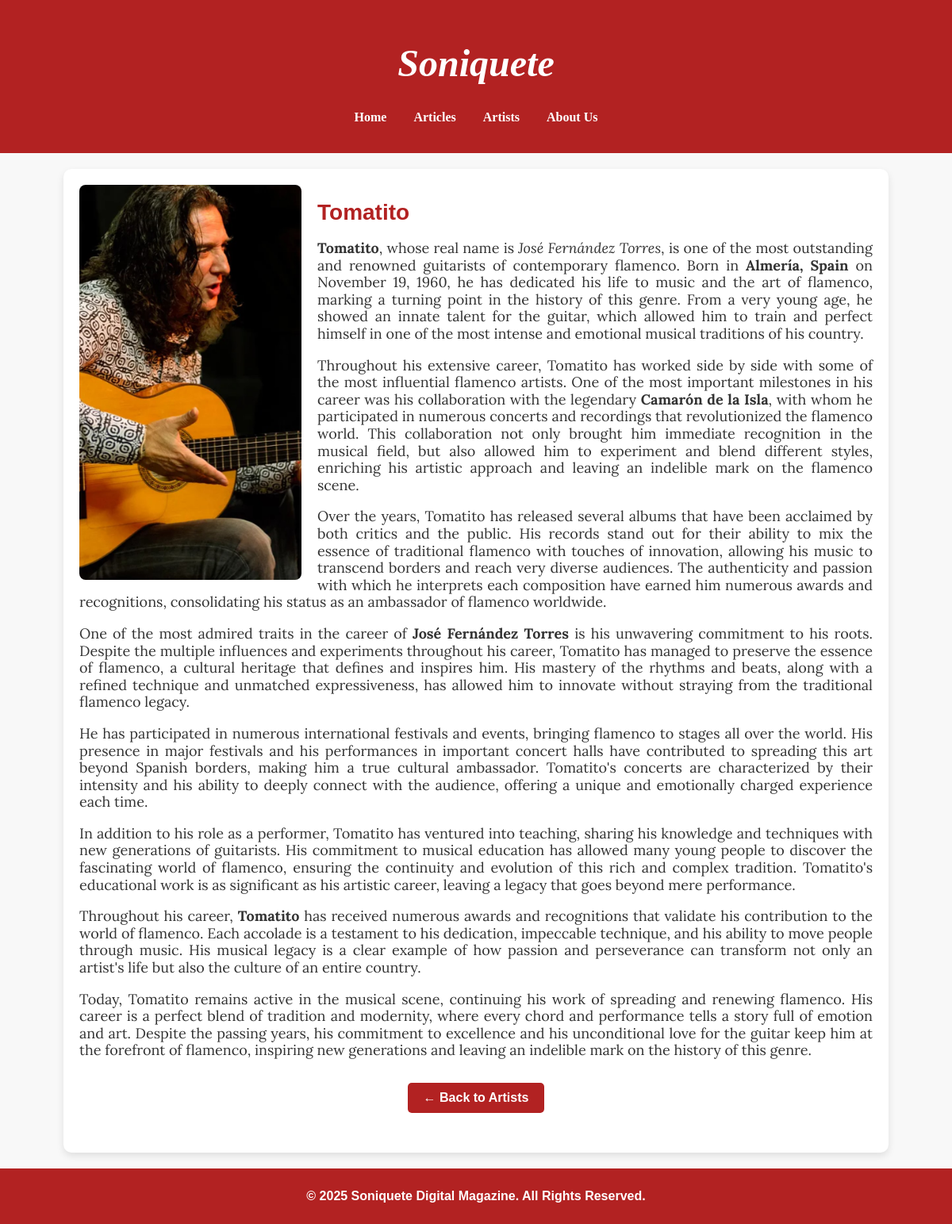
The page /artist.php?id=1 on the database its author committed.
### tables this page shows
CREATE TABLE `artists` (
  `id` int NOT NULL,
  `name` varchar(255) NOT NULL,
  `image` varchar(255) NOT NULL,
  `description` text NOT NULL
);

### artist.php (the view, shortened to what this page needs)
<?php
include 'includes/config.php';
$id = $_GET['id'];
$query = "SELECT * FROM artists WHERE id = ?";
$stmt = $conn->prepare($query);
$stmt->bind_param("i", $id);
$stmt->execute();
$result = $stmt->get_result();
$artist = $result->fetch_assoc();
?>
<!DOCTYPE html>
<html lang="en">
<head>
    <link rel="stylesheet" href="assets/css/header.css">
    <link rel="stylesheet" href="assets/css/artist.css">
    <link rel="stylesheet" href="assets/css/footer.css">
</head>
<body>
    <header>
        <h1>Soniquete</h1>
        <nav>
            <ul>
                <li><a href="index.html">Home</a></li>
                <li><a href="articles.php">Articles</a></li>
                <li><a href="artists.php">Artists</a></li>
                <li><a href="aboutus.html">About Us</a></li>
            </ul>
        </nav>
    </header>
    <div class="artist-container">
        <div class="artist-image">
            <img src="<?= htmlspecialchars($artist['image']) ?>" alt="<?= htmlspecialchars($artist['name']) ?>">
        </div>
        <div class="artist-info">
            <h1><?= htmlspecialchars($artist['name']) ?></h1>
            <?= $artist['description'] ?>
        </div>
        <a href="artists.php" class="back-button">← Back to Artists</a>
    </div>
    <footer>
        <p>&copy; 2025 Soniquete Digital Magazine. All Rights Reserved.</p>
    </footer>
</body>
</html>

### assets/css/header.css (style rules this page uses)
header { background-color: #b22222; color: white; padding: 20px; text-align: center; font-family:Georgia, 'Times New Roman', Times, serif; }
header h1 { font-size: 3em; font-style: italic; color: white; }
nav ul { list-style-type: none; padding: 0; text-align: center; }
nav ul li { display: inline; margin: 0 15px; }
nav ul li a { color: white; text-decoration: none; font-weight: bold; }

### assets/css/artist.css (style rules this page uses)
body { font-family: 'Arial', sans-serif; background-color: #f8f8f8; color: #333; margin: 0; padding: 0; }
.artist-container { max-width: 1000px; margin: 20px auto; padding: 20px; background: white; border-radius: 10px; box-shadow: 0 4px 10px rgba(0, 0, 0, 0.1); overflow: auto; }
.artist-image { float: left; width: 280px; margin-right: 20px; }
.artist-image img { width: 100%; aspect-ratio: 9 / 16; object-fit: cover; border-radius: 8px; }
.artist-info { text-align: left; }
.artist-info h1 { font-size: 28px; color: #b22222; margin-bottom: 10px; }
.artist-info p { font-family: 'Lora','Arial',sans-serif; font-size: 18px; line-height: 1.2; color: #333; text-align: justify; }
.back-button { font-weight: bold; display: block; width: fit-content; margin: 30px auto; padding: 10px 20px; background: #b22222; color: white; text-decoration: none; border-radius: 5px; text-align: center; font-size: 16px; transition: background 0.3s; }

### assets/css/footer.css (style rules this page uses)
footer { background-color: #b22222; color: white; text-align: center; padding: 10px; margin-top: 20px; font-weight: bold; }

### rows shown on the page
artists: image (picture), name "Tomatito", description "Tomatito , whose real name is José Fernández Torres , is one of the most outstanding and renowned guitarists of contemporary flamenco. Born in Almería, Spain on November 19, 1960, he has dedicated his life to music and the art of flamenco, marking a turning point in the history of this genre. From a very young age, he showed an innate talent for the guitar, which allowed him to train and perfect himself in one of the most intense and emotional musical traditions of his country. Throughout his extensive career, Tomatito has worked side by side with some of the most influential flamenco artists. One of the most important milestones in his career was his collaboration with the legendary…"
